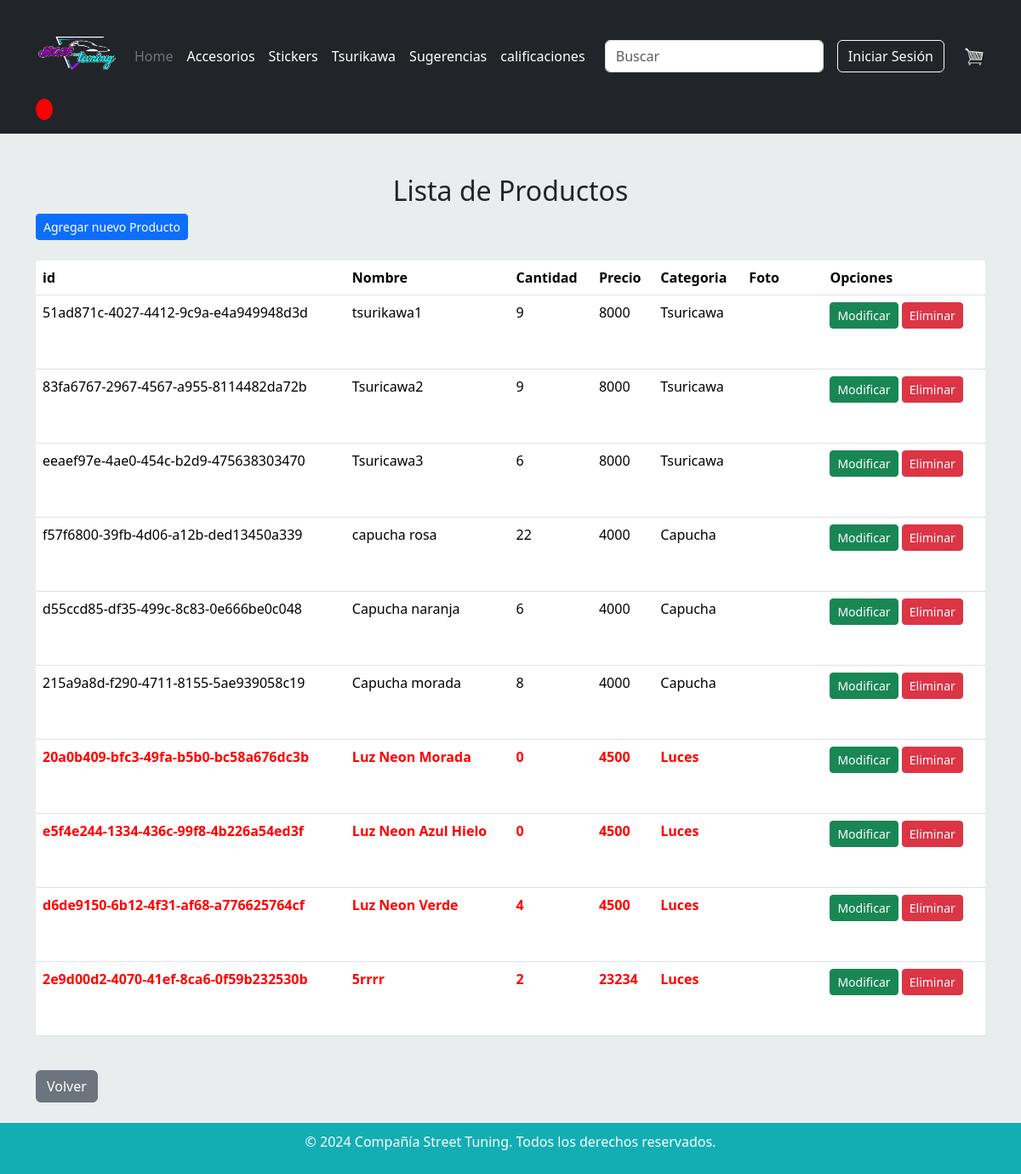
The app's page /Mantenedor/Productos/listar/ with its own data.
### appweb/models.py (models this page shows, shortened)
class Producto(models.Model):
    id_producto = models.UUIDField(primary_key=True, default=uuid.uuid4, editable=False)
    nombre = models.CharField(max_length=4000)
    cantidad = models.IntegerField()
    precio = models.IntegerField()
    categoria = models.ForeignKey(Categoria, on_delete=models.CASCADE)
    foto = models.ImageField(upload_to="producto",null=True)

class Categoria(models.Model):
    id_categoria = models.UUIDField(primary_key=True, default=uuid.uuid4, editable=False)
    nombre = models.CharField(max_length=4000)
    def __str__(self):
        return f"{self.nombre}"

### appweb/views.py (the view)
# urls.py: path('Mantenedor/Productos/listar/', listar_Productos , name="listar_Productos"),
def listar_Productos(request):
    productos = Producto.objects.all()
    data = {
        "productos" : productos
    }
    return render(request, "Mantenedor/Productos/listar.html", data)

### appweb/context_processors.py (called while the page is built)
def carrito_items(request):
    if request.user.is_authenticated:
        try:
            cliente = Cliente.objects.get(usuario=request.user)
            orden, created = Orden.objects.get_or_create(cliente=cliente, complete=False)
            carritoItems = orden.get_carrito_items
        except Cliente.DoesNotExist:
            carritoItems = 0
    else:
        carritoItems = 0
    return {'carritoItems': carritoItems}

### appweb/templates/Mantenedor/Productos/listar.html (shortened to what this page needs)
{% extends 'base.html' %}
{% block contenido %}
<div class="container mt-5">
  <div class="text-center">
    <h2 class="mt-4">Lista de Productos</h2>
  </div>
  <a href="{% url 'agregar_producto' %}" class="btn btn-primary btn-sm">Agregar nuevo Producto</a>
<br><br>
  <table class="table">
    <thead>
      <tr>
        <th scope="col">id</th>
        <th scope="col">Nombre</th>
        <th scope="col">Cantidad</th>
        <th scope="col">Precio</th>
        <th scope="col">Categoria</th>
        <th scope="col">Foto</th>
        <th scope="col">Opciones</th>
      </tr>
    </thead>
    <tbody>
      {% for p in productos %}
      <tr>
        <td>{{ p.id_producto}}</td>
        <td>{{ p.nombre }}</td>
        <td>{{ p.cantidad }}</td>
        <td>{{ p.precio }}</td>
        <td>{{ p.categoria }}</td>
        <td>
          {% if p.foto %}
          <img width="70" height="70" src="{{ p.foto.url }}" class="img-responsive wp-post-image" alt="" decoding="async" loading="lazy">
          {% else %}
          <img width="270" height="350" src="" class="img-responsive wp-post-image" alt="" decoding="async" loading="lazy">
          {% endif %}
        </td>
        <td>
          <a href="{% url 'modificar_producto' p.id_producto %}" class="btn btn-success btn-sm">Modificar</a>
          <a href="#" onclick="eliminarproducto('{{ p.id_producto }}')" class="btn btn-danger btn-sm">Eliminar</a>
        </td>
      </tr>
      {% endfor %}
    </tbody>
  </table>
  <br>
  <a class="btn btn-secondary btn" href="{% url 'pagAdmin' %}" role="button">Volver</a>
</div>
<br>
{% endblock %}

### appweb/templates/Mantenedor/Productos/listar.html (style rules this page uses)
.low-stock td { color: red !important; font-weight: bold !important; }

### records on screen
Producto: id_producto "51ad871c-4027-4412-9c9a-e4a949948d3d", nombre "tsurikawa1", cantidad "9", precio "8000", categoria "Tsuricawa", foto (picture)
Producto: id_producto "83fa6767-2967-4567-a955-8114482da72b", nombre "Tsuricawa2", cantidad "9", precio "8000", categoria "Tsuricawa", foto (picture)
Producto: id_producto "eeaef97e-4ae0-454c-b2d9-475638303470", nombre "Tsuricawa3", cantidad "6", precio "8000", categoria "Tsuricawa", foto (picture)
Producto: id_producto "f57f6800-39fb-4d06-a12b-ded13450a339", nombre "capucha rosa", cantidad "22", precio "4000", categoria "Capucha", foto (picture)
Producto: id_producto "d55ccd85-df35-499c-8c83-0e666be0c048", nombre "Capucha naranja", cantidad "6", precio "4000", categoria "Capucha", foto (picture)
Producto: id_producto "215a9a8d-f290-4711-8155-5ae939058c19", nombre "Capucha morada", cantidad "8", precio "4000", categoria "Capucha", foto (picture)
Producto: id_producto "20a0b409-bfc3-49fa-b5b0-bc58a676dc3b", nombre "Luz Neon Morada", cantidad "0", precio "4500", categoria "Luces", foto (picture)
Producto: id_producto "e5f4e244-1334-436c-99f8-4b226a54ed3f", nombre "Luz Neon Azul Hielo", cantidad "0", precio "4500", categoria "Luces", foto (picture)
Producto: id_producto "d6de9150-6b12-4f31-af68-a776625764cf", nombre "Luz Neon Verde", cantidad "4", precio "4500", categoria "Luces", foto (picture)
Producto: id_producto "2e9d00d2-4070-41ef-8ca6-0f59b232530b", nombre "5rrrr", cantidad "2", precio "23234", categoria "Luces", foto (picture)
